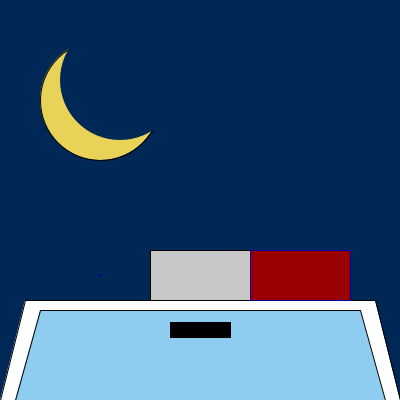
Frame 1 (no input)
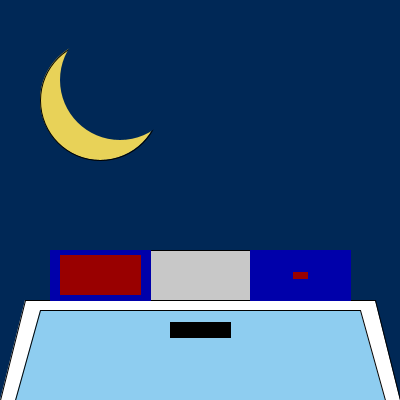
Frame 60 (the mouse pressed at the canvas centre just before this capture)
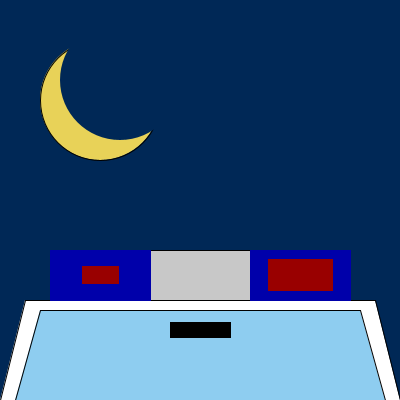
Frame 120 (the mouse held since frame 60 and released just before this capture)

The Processing sketch that drew these frames (run headless with seeded random() and noise(); from frame 60 on, the mouse is pressed at the canvas centre):

// Processing sketch: processing_18991
// ── processing_18991.pde

//Adam Oaks

void setup() {
  size(400,400);
  smooth();
  frameRate(250);
  background(0,40,86);
  fill(255);
  quad(0,400,25,300,375,300,400,400);
  fill(142,205,240);
  quad(15,400,40,310,360,310,385,400);
  rectMode(CENTER);
  fill(200);
  rect(200,275,100,50);
  fill(0);
  rect(200,330,60,15);
  fill(232,210,88);
  ellipse(100,100,120,120);
  noStroke();
  fill(0,40,86);
  ellipse(120,80,120,120);
}

int a=1;
int b=50;

void draw() {
  rectMode(CENTER);
  fill(153,0,0);
  stroke(0,0,170);
  rect(100,275,a*2,a);

  fill(153,0,0);
  stroke(0,0,170);
  rect(300,275,b*2,b);

  a++;
  b++;

  if(a>50) {
    a=-50;
  }

  if(b>50) {
    b=-50;
  }
}
